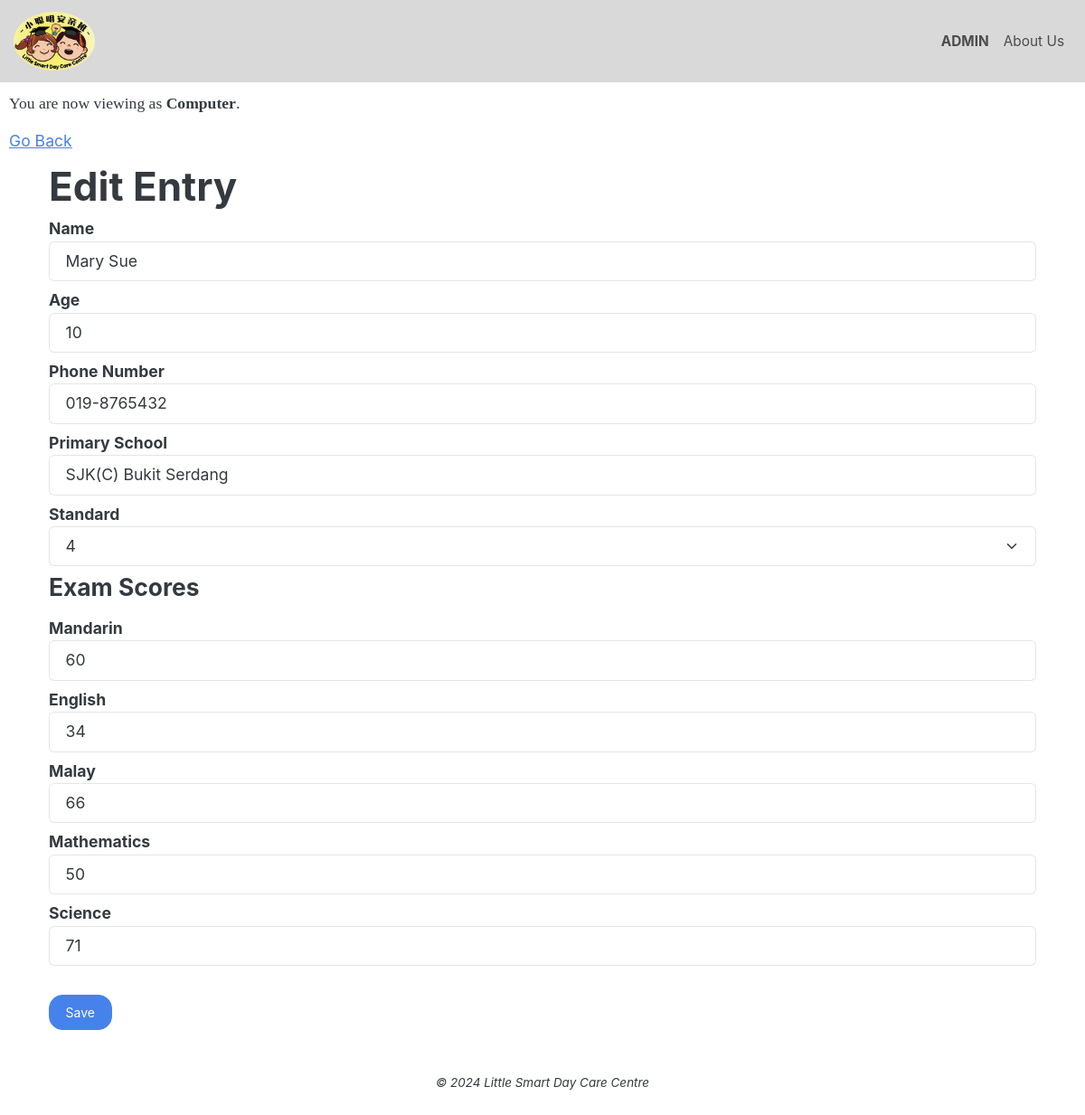
Screenshot of /edit_roster.php?id=100002 with the database file from the repository.
### tables this page shows
CREATE TABLE `students` (
  `student_id` int(128) NOT NULL,
  `student_name` varchar(255) NOT NULL,
  `age` int(3) NOT NULL,
  `telno` varchar(16) NOT NULL,
  `school` varchar(255) NOT NULL,
  `standard` int(1) NOT NULL,
  `mandarin` int(3) NOT NULL,
  `english` int(3) NOT NULL,
  `malay` int(3) NOT NULL,
  `math` int(3) NOT NULL,
  `science` int(3) NOT NULL
);

### edit_roster.php (the view, shortened to what this page needs)
<!DOCTYPE html>
<html lang="en">
<?php
require_once("init_db.php");
include_once "helper_list_roster.php";
$student_id = intval($_GET["id"]) ?? die;
$stmt = $conn->prepare("SELECT student_id, student_name, age, telno, school, standard, mandarin, english, malay, math, science
    FROM students
    WHERE students.student_id = ?");
$stmt->bind_param("i", $student_id);
if (!$stmt->execute()){
    http_response_code(500);
    die;
}
$result = $stmt->get_result();
if ($row = $result->fetch_object()){
    $entry = $row;
} else {
    http_response_code(500);
    die;
}
?>
<head>
    <link href="https://cdn.jsdelivr.net/npm/bootstrap@5.3.3/dist/css/bootstrap.min.css" rel="stylesheet"
>
    <link rel="stylesheet" href="css/bootstrap.min.css">
        <link rel="stylesheet" href="css/main.css">
</head>
<body>
    <nav class="navbar navbar-expand navbar-light bg-custom">
        <a class="navbar-brand" href="index.html">
            <img src="media/logo.png" class="d-inline-block align-top" alt="day care centre logo">
        </a>
        <ul class="navbar-nav ms-auto">
            <li class="nav-item">
                <b>
                <a class="nav-link" href="roster.html">ADMIN</a>
                </b>
            </li>
            <li class="nav-item">
                <a class="nav-link" href="about.html">About Us</a>
        </ul>
    </nav>
    <section>
        <p id="PC">You are now viewing as <b>Computer</b>.</p>
        <a href="roster.php">Go Back</a>
        <section>
            <div class="container">
                <div class="container section-title ">
                    <h1>Edit Entry</h1>
                </div>
                <form action="api_editroster.php?id=<?php echo $entry->student_id?>" method="POST" enctype="multipart/form-data">
                    <div class="container">
                        <div class="row">
                            <div class="col-md-12 form-label">
                                <label for="name"><b>Name</b></label>
                                <input type="text" id="name" name="name" class="form-control" value="<?php echo $entry->student_name?>" required>
                            </div>
                        </div>
                        <div class="row">
                            <div class="form-label">
                                <label for="age"><b>Age</b></label>
                                <input type="number" min="1" id="age" name="age" class="form-control" value="<?php echo $entry->age?>" required>
                            </div>
                        </div>
                        <div class="row">
                            <div class="form-label">
                                <label for="telno"><b>Phone Number</b></label>
                                <input type="tel"  id="telno" name="telno" class="form-control" value="<?php echo $entry->telno?>" required
                                pattern="([0-9]{3}-[0-9]{7})|([0-9]{3}-[0-9]{8})" placeholder="Example: 012-3456789">
                            </div>
                        </div>
                        <div class="row">
                            <div class="form-label">
                                <label for="school"><b>Primary School</b></label>
                                <input type="text" id="school" name="school" class="form-control" value="<?php echo $entry->school?>" required>
                            </div>
                        </div>
                        <div class="row">
                            <div class="form-label">
                                <label for="standard"><b>Standard</b></label>
                                <select type="standard" id="standard" name="standard" class="form-select" required>
                                </select>
                            </div>
                        </div>
                        <div class="row">
                            <div class="form-label">
                                <h4>Exam Scores</h4>
                            </div>
                        </div>
                        <div class="row">
                            <div class="form-label">
                                <label for="mandarin"><b>Mandarin</b></label>
                                <input type="number" min="0" max="100" id="mandarin" name="mandarin" class="form-control" value="<?php echo $entry->mandarin?>" required>
                            </div>
                        </div>
                        <div class="row">
                            <div class="form-label">
                                <label for="english"><b>English</b></label>
                                <input type="number" min="0" max="100" id="english" name="english" class="form-control" value="<?php echo $entry->english?>" required>
                            </div>
                        </div>
                        <div class="row">
                            <div class="form-label">
                                <label for="malay"><b>Malay</b></label>
                                <input type="number" min="0" max="100" id="malay" name="malay" class="form-control" value="<?php echo $entry->malay?>" required>
                            </div>
                        </div>
                        <div class="row">
                            <div class="form-label">
                                <label for="math"><b>Mathematics</b></label>
                                <input type="number" min="0" max="100" id="math" name="math" class="form-control" value="<?php echo $entry->math?>" required>
                            </div>
                        </div>
                        <div class="row">
                            <div class="form-label">
                                <label for="science"><b>Science</b></label>
                                <input type="number" min="0" max="100" id="science" name="science" class="form-control" value="<?php echo $entry->science?>" required>
                            </div>
                        </div>
                        <div class="row">
                            <div class="col-md-7">
                                <div class="row mt-4">
                                    <div class="col-12">
                                        <input type="submit" value="Save" class="btn btn-primary">
                                    </div>
                                </div>
                            </div>
                        </div>
                    </div>
                </form>
            </div>
        </section>
        <br>
    </section>
    <footer>
        <small><i>
            © 2024 Little Smart Day Care Centre
        </i></small>
    </footer>
    <br>
</body>
</html>

### css/main.css (style rules this page uses)
section { margin: 10px; }
img { max-width: 100%; height: auto; }
.navbar { padding-left: 15px; padding-right: 15px; }
.navbar.bg-custom { background-color: #D9D9D9; }
.navbar-brand { width: 90px; height: auto; }
footer { text-align: center; }
body { min-height: 100vh; display: grid; grid-template-rows: auto 1fr auto; }

### rows the page displays
students: name "Mary Sue", age "10", telno "019-8765432", school "SJK(C) Bukit Serdang", standard "4", mandarin "60", english "34", malay "66", math "50", science "71"
